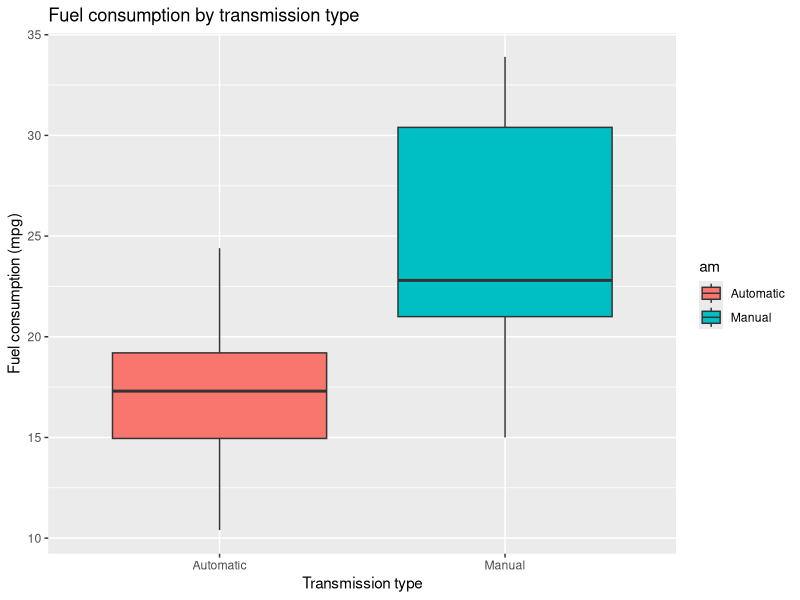
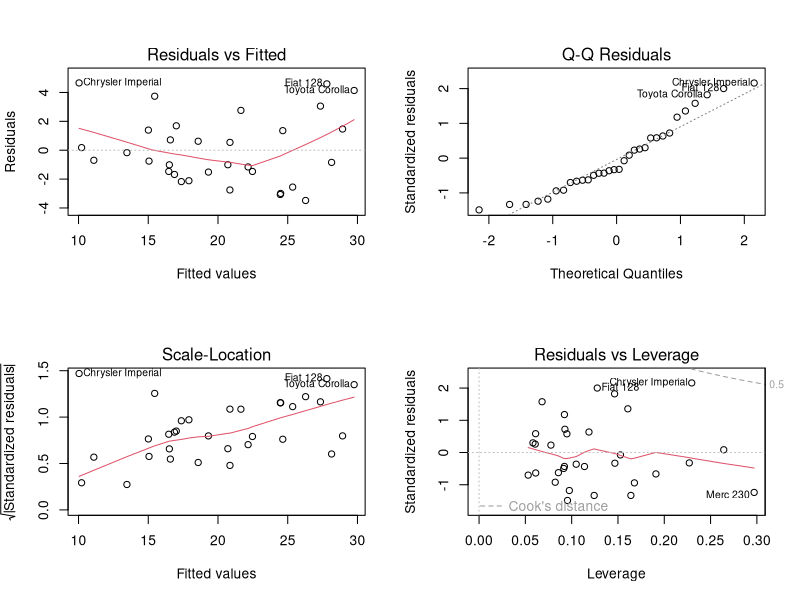

Source code (R) for these figures, in order:
## ---- chunk 1
library(datasets)
library(ggplot2)
library(dplyr)
library(car)
data(mtcars)
## ---- chunk 2
mtcars$am <- as.factor(mtcars$am)
levels(mtcars$am) <- c("Automatic", "Manual")
ggplot(mtcars, aes(x = am, y = mpg, fill = am)) + geom_boxplot() +
    xlab("Transmission type") + ylab("Fuel consumption (mpg)") +
    ggtitle('Fuel consumption by transmission type')
## ---- chunk 3
fit <- lm(mpg ~ am, mtcars)
summary(fit)
## ---- chunk 4
bestFit <- step(lm(data = mtcars, mpg ~ .), trace=0, steps=1000)
summary(bestFit)
## ---- chunk 5
anova(fit, bestFit)
## ---- chunk 6
par(mfrow = c(2,2))
plot(bestFit)
